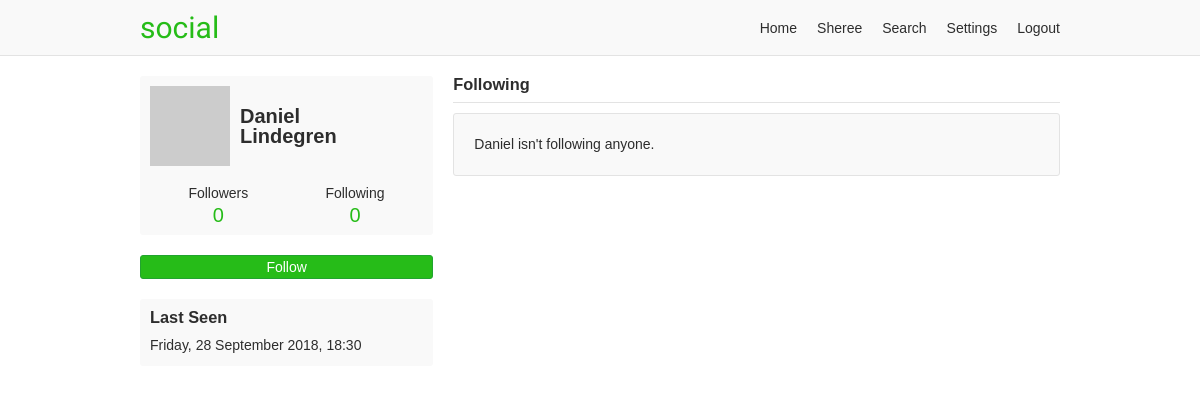
The app's page /onosendi/following (signed in), older data.
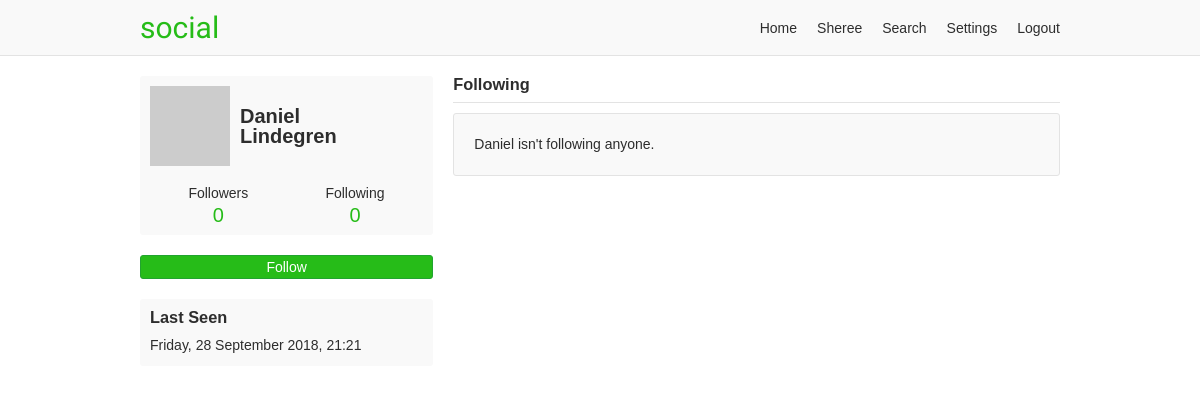
The same page, newer data.
### app/users/models/user.py (models this page shows, shortened)
class User(UserMixin, db.Model, BaseModel):
    username = db.Column(db.String(35), nullable=False, unique=True)
    email = db.Column(db.String(255), nullable=False, unique=True)
    password = db.Column(db.String(128), nullable=False)
    first_name = db.Column(db.String(35), nullable=False)
    last_name = db.Column(db.String(35), nullable=False)
    about_me = db.Column(db.Text)
    last_seen = db.Column(db.DateTime, default=datetime.utcnow)
    posts_per_page = db.Column(db.Integer, default=10, nullable=False)
    full_name = column_property(first_name + " " + last_name)
    followed = db.relationship(
        'User',
        secondary=followers,
        primaryjoin='followers.c.follower_id == User.id',
        secondaryjoin='followers.c.followed_id == User.id',
        backref=db.backref('followers', lazy='dynamic'),
        lazy='dynamic')
    post_author = db.relationship(
        'Post',
        foreign_keys='Post.author_id',
        backref='author', lazy='dynamic')
    post_recipient = db.relationship(
        'Post',
        foreign_keys='Post.recipient_id',
        backref='recipient', lazy='dynamic')
    def is_following(self, user):
        return self.followed.filter(
            followers.c.followed_id == user.id).count() > 0
    @property
    def get_followers(self):
        return self.followers.filter_by(active=True)
    @property
    def get_followed(self):
        return self.followed.filter_by(active=True)
    def avatar(self, size):
        digest = md5(self.email.lower().encode('utf-8')).hexdigest()
        return 'https://www.gravatar.com/avatar/{}?d=monsterid&s={}'.format(
            digest, size)

### app/users/views.py (the view)
@users.route('/<username>/following', methods=['GET', 'POST'])
@login_required
def following(username):
    user = User.query.filter_by(username=username, active=True).first_or_404()
    page = request.args.get('page', 1, type=int)
    following = user.get_followed.paginate(
        page, current_user.posts_per_page, False)
    return render_template('users/following.html', user=user,
                           following=following)

### app/models.py (called while the page is built)
    def commit(self):
        try:
            db.session.add(self)
            db.session.commit()
            return self
        except Exception as E:
            db.session.rollback()
            raise E

### app/users/models/user.py (called while the page is built)
@login.user_loader
def load_user(id):
    return User.query.get(int(id))

### app/users/views.py (called while the page is built)
@users.before_request
def before_request():
    if current_user.is_authenticated:
        if not current_user.active:
            return redirect(url_for('static_views.logout'))
        current_user.last_seen = datetime.utcnow()
        current_user.commit()

### app/templates/users/following.html (shortened to what this page needs)
{% extends "/base.html" %}
{% from "/_macros.html" import render_pagination %}
{% block content %}
<div class="grid-container">
  {% include "/users/_profile-info.html" %}
  <div class="profile-content">
    <h3 class="page-sub-title">Following</h3>
    {% if following.items %}
    <ul class="list-users">
      {% for list_user in following.items %}
      {% include "/users/_list-user.html" %}
      {% endfor %}
    </ul>
    {% else %}
    <p class="card">
      {% if current_user == user %}
      You are not following anyone.
      {% else %}
      {{ user.first_name }} isn't following anyone.
      {% endif %}
    </p>
    {% endif %}
  </div>
</div>
{% endblock %}

### app/templates/users/_profile-info.html (shortened to what this page needs)
<div class="profile-aside">
  <div class="profile-info-container">
    <a class="profile-info" href="{{ url_for('users.profile', username=user.username) }}">
      <img src="{{ user.avatar(60) }}">
      <h2>{{ user.first_name }}<br>{{ user.last_name }}</h1>
    </a>
    <div class="user-numbers user-numbers-profile">
      <a href="{{ url_for('users.followers', username=user.username) }}">
        Followers <span>{{ user.get_followers.count() }}</span>
      </a>
      <a href="{{ url_for('users.following', username=user.username) }}">
        Following <span>{{ user.get_followed.count() }}</span>
      </a>
    </div>
  </div>
  {% if current_user != user %}
    {% if current_user.is_following(user) %}
    <a class="profile-follow button" href="{{ url_for('users.user_action', username=user.username, action='unfollow') }}">
      Unfollow
    </a>
    {% else %}
    <a class="profile-follow button" href="{{ url_for('users.user_action', username=user.username, action='follow') }}">
      Follow
    </a>
    {% endif %}
  {% endif %}
  {% if user.last_seen and not current_user == user %}
  <div class="last-seen-container">
    <h3>Last Seen</h3>
    <p>{{ moment(user.last_seen).format('dddd, D MMMM YYYY, H:mm') }}</p>
  </div>
  {% endif %}
</div>

Row changes from the older to the newer data that the page shows:
changed User "Daniel": last_seen "Friday, 28 September 2018, 18:30" → "Friday, 28 September 2018, 21:21"
